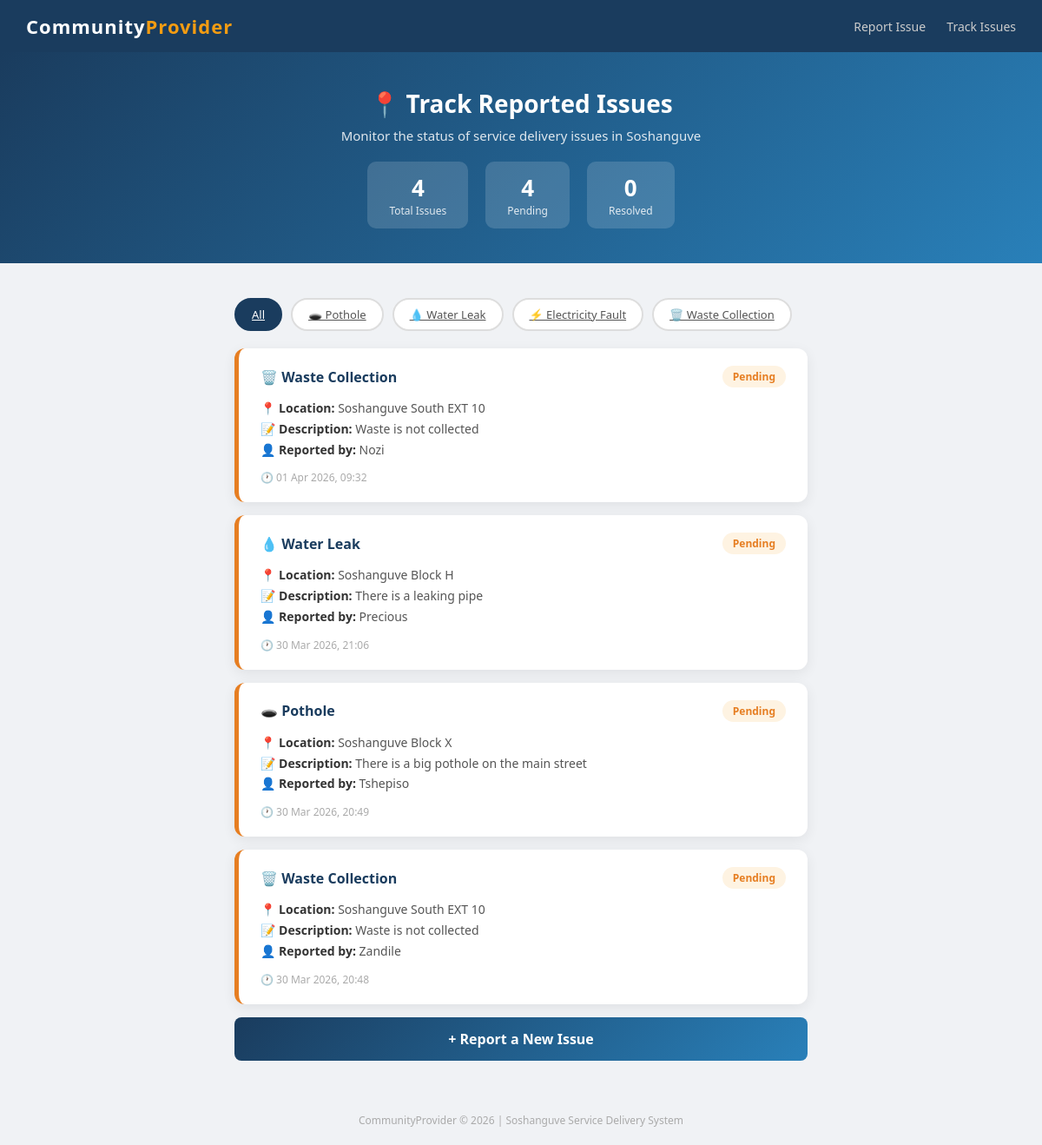
The page /track/ on the database its author committed.
### reports/models.py (models this page shows, shortened)
class Issue(models.Model):
    STATUS_CHOICES = [
        ('Pending', 'Pending'),
        ('In Progress', 'In Progress'),
        ('Resolved', 'Resolved'),
    ]
    issue_type = models.CharField(max_length=100)
    location = models.CharField(max_length=200)
    description = models.TextField()
    name = models.CharField(max_length=100, blank=True)
    status = models.CharField(max_length=20, choices=STATUS_CHOICES, default='Pending')
    date_reported = models.DateTimeField(auto_now_add=True)

### tracking/views.py (the view)
# urls.py: path('', views.track_issues, name='track_issues'),
def track_issues(request):
    filter_type = request.GET.get('filter', 'All')
    if filter_type == 'All':
        issues = Issue.objects.all().order_by('-date_reported')
    else:
        issues = Issue.objects.filter(issue_type=filter_type).order_by('-date_reported')
    pending_count = Issue.objects.filter(status='Pending').count()
    resolved_count = Issue.objects.filter(status='Resolved').count()
    return render(request, 'tracking/track_issues.html', {
        'issues': issues,
        'pending_count': pending_count,
        'resolved_count': resolved_count,
        'filter_type': filter_type,
    })

### tracking/templates/tracking/track_issues.html (shortened to what this page needs)
<!DOCTYPE html>
<html lang="en">
<head>
</head>
<body>
<nav>
    <div class="logo">Community<span>Provider</span></div>
    <div>
        <a href="/report/">Report Issue</a>
        <a href="/track/">Track Issues</a>
    </div>
</nav>
<div class="hero">
    <h1>📍 Track Reported Issues</h1>
    <p>Monitor the status of service delivery issues in Soshanguve</p>
    <div class="stats">
        <div class="stat-box">
            <div class="number">{{ issues.count }}</div>
            <div class="label">Total Issues</div>
        </div>
        <div class="stat-box">
            <div class="number">{{ pending_count }}</div>
            <div class="label">Pending</div>
        </div>
        <div class="stat-box">
            <div class="number">{{ resolved_count }}</div>
            <div class="label">Resolved</div>
        </div>
    </div>
</div>
<div class="container">
    <div class="filter-bar">
    <a href="/track/?filter=All" class="filter-btn {% if filter_type == 'All' %}active{% endif %}">All</a>
    <a href="/track/?filter=Pothole" class="filter-btn {% if filter_type == 'Pothole' %}active{% endif %}">🕳️ Pothole</a>
    <a href="/track/?filter=Water Leak" class="filter-btn {% if filter_type == 'Water Leak' %}active{% endif %}">💧 Water Leak</a>
    <a href="/track/?filter=Electricity Fault" class="filter-btn {% if filter_type == 'Electricity Fault' %}active{% endif %}">⚡ Electricity Fault</a>
    <a href="/track/?filter=Waste Collection" class="filter-btn {% if filter_type == 'Waste Collection' %}active{% endif %}">🗑️ Waste Collection</a>
</div>
    {% if issues %}
        {% for issue in issues %}
        <div class="issue-card {{ issue.status|cut:' ' }}">
            <div class="card-header">
                <div class="issue-title">
                    {% if issue.issue_type == "Pothole" %}🕳️
                    {% elif issue.issue_type == "Water Leak" %}💧
                    {% elif issue.issue_type == "Electricity Fault" %}⚡
                    {% else %}🗑️{% endif %}
                    {{ issue.issue_type }}
                </div>
                <span class="status-badge badge-{{ issue.status|cut:' ' }}">{{ issue.status }}</span>
            </div>
            <div class="card-body">
                <p>📍 <span>Location:</span> {{ issue.location }}</p>
                <p>📝 <span>Description:</span> {{ issue.description }}</p>
                <p>👤 <span>Reported by:</span> {{ issue.name|default:"Anonymous" }}</p>
            </div>
            <div class="card-footer">
                <span>🕐 {{ issue.date_reported|date:"d M Y, H:i" }}</span>
            </div>
        </div>
        {% endfor %}
    {% else %}
        <div class="no-issues">
            <div class="icon">📭</div>
            <p>No issues reported yet.</p>
        </div>
    {% endif %}
    <a href="/report/" class="report-btn">+ Report a New Issue</a>
</div>
<footer>CommunityProvider &copy; 2026 | Soshanguve Service Delivery System</footer>
</body>
</html>

### tracking/templates/tracking/track_issues.html (style rules this page uses)
* { margin: 0; padding: 0; box-sizing: border-box; }
body { font-family: 'Segoe UI', sans-serif; background: #f0f2f5; min-height: 100vh; }
nav { background: #1a3c5e; padding: 15px 30px; display: flex; justify-content: space-between; align-items: center; box-shadow: 0 2px 10px rgba(0,0,0,0.2); }
nav .logo { color: white; font-size: 22px; font-weight: 700; letter-spacing: 1px; }
nav .logo span { color: #f39c12; }
nav a { color: #ccc; text-decoration: none; margin-left: 20px; font-size: 14px; }
.hero { background: linear-gradient(135deg, #1a3c5e, #2980b9); color: white; padding: 40px 30px; text-align: center; }
.hero h1 { font-size: 28px; margin-bottom: 8px; }
.hero p { font-size: 15px; opacity: 0.85; }
.stats { display: flex; justify-content: center; gap: 20px; margin-top: 20px; flex-wrap: wrap; }
.stat-box { background: rgba(255,255,255,0.15); border-radius: 10px; padding: 12px 25px; text-align: center; }
.stat-box .number { font-size: 26px; font-weight: 700; }
.stat-box .label { font-size: 12px; opacity: 0.85; }
.container { max-width: 700px; margin: 40px auto; padding: 0 20px; }
.filter-bar { display: flex; gap: 10px; margin-bottom: 20px; flex-wrap: wrap; }
.filter-btn { padding: 8px 18px; border-radius: 20px; border: 2px solid #ddd; background: white; cursor: pointer; font-size: 13px; color: #555; transition: all 0.2s; }
.filter-btn:hover, .filter-btn.active { background: #1a3c5e; color: white; border-color: #1a3c5e; }
.issue-card { background: white; border-radius: 12px; padding: 20px 25px; margin-bottom: 15px; box-shadow: 0 4px 15px rgba(0,0,0,0.07); border-left: 5px solid #2980b9; transition: transform 0.2s; }
.issue-card.Pending { border-left-color: #e67e22; }
.card-header { display: flex; justify-content: space-between; align-items: center; margin-bottom: 12px; }
.issue-title { font-size: 16px; font-weight: 700; color: #1a3c5e; }
.status-badge { padding: 4px 12px; border-radius: 20px; font-size: 12px; font-weight: 600; }
.badge-Pending { background: #fef3e2; color: #e67e22; }
.card-body { font-size: 14px; color: #555; line-height: 1.7; }
.card-body span { font-weight: 600; color: #333; }
.card-footer { margin-top: 12px; font-size: 12px; color: #aaa; display: flex; justify-content: space-between; }
.report-btn { display: block; text-align: center; background: linear-gradient(135deg, #1a3c5e, #2980b9); color: white; padding: 14px; border-radius: 8px; text-decoration: none; font-weight: 600; margin-top: 10px; transition: opacity 0.3s; }
footer { text-align: center; padding: 20px; color: #aaa; font-size: 12px; margin-top: 20px; }

### rows shown on the page
Issue: issue_type "Waste Collection", status "Pending", location "Soshanguve South EXT 10", description "Waste is not collected", name "Nozi", date_reported "01 Apr 2026, 09:32"
Issue: issue_type "Water Leak", status "Pending", location "Soshanguve Block H", description "There is a leaking pipe", name "Precious", date_reported "30 Mar 2026, 21:06"
Issue: issue_type "Pothole", status "Pending", location "Soshanguve Block X", description "There is a big pothole on the main street", name "Tshepiso", date_reported "30 Mar 2026, 20:49"
Issue: issue_type "Waste Collection", status "Pending", location "Soshanguve South EXT 10", description "Waste is not collected", name "Zandile", date_reported "30 Mar 2026, 20:48"

### other values the page prints
{{ issues.count }} "4"
{{ pending_count }} "4"
{{ resolved_count }} "0"
